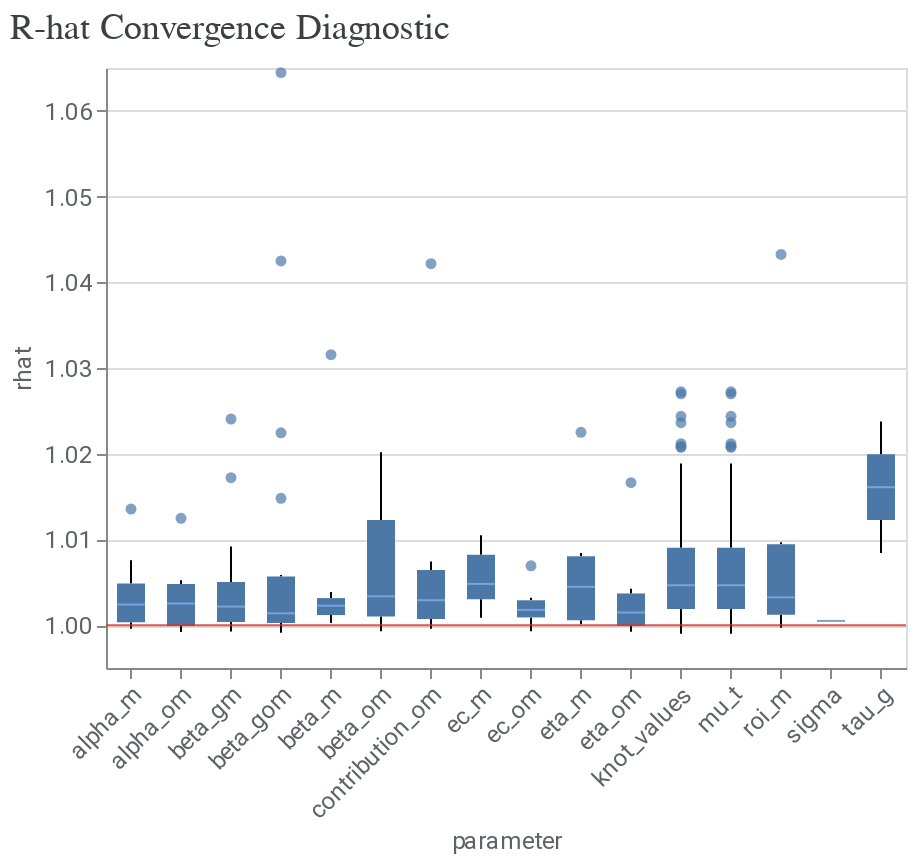

The cell this chart's notebook holds for it:
### Code cell
model_diagnostics1 = visualizer.ModelDiagnostics(model1)
model_diagnostics1.plot_rhat_boxplot()

### Figure 1 — Vega-Lite specification as saved in the notebook (floating-point values rounded to 4 significant figures; data arrays with more than 128 entries replaced by an {"elided": "..."} marker saying what was removed)
{"config": {"view": {"continuousWidth": 300, "continuousHeight": 300}, "axis": {"labelColor": "#5F6368", "labelFont": "Roboto", "labelFontSize": 12, "titleColor": "#5F6368", "titleFont": "Roboto", "titleFontSize": 12, "titleFontWeight": "normal"}}, "layer": [{"data": {"name": "data-045933e1f0f97881627d14e2317cb120"}, "mark": {"type": "boxplot", "median": {"color": "#8AB4F8"}, "outliers": {"filled": true}}, "encoding": {"x": {"axis": {"labelAngle": -45}, "field": "parameter", "type": "nominal"}, "y": {"field": "rhat", "scale": {"zero": false}, "type": "quantitative"}}}, {"data": {"name": "empty"}, "mark": {"type": "rule", "color": "#D93025", "opacity": 0.8}, "encoding": {"y": {"datum": 1}}}], "title": {"text": "R-hat Convergence Diagnostic", "anchor": "start", "color": "#3C4043", "font": "Google Sans Display", "fontSize": 18, "fontWeight": "normal", "offset": 10}, "width": 400, "$schema": "https://vega.github.io/schema/vega-lite/v5.20.1.json", "datasets": {"data-045933e1f0f97881627d14e2317cb120": {"elided": "513 records"}, "empty": [{}]}}
